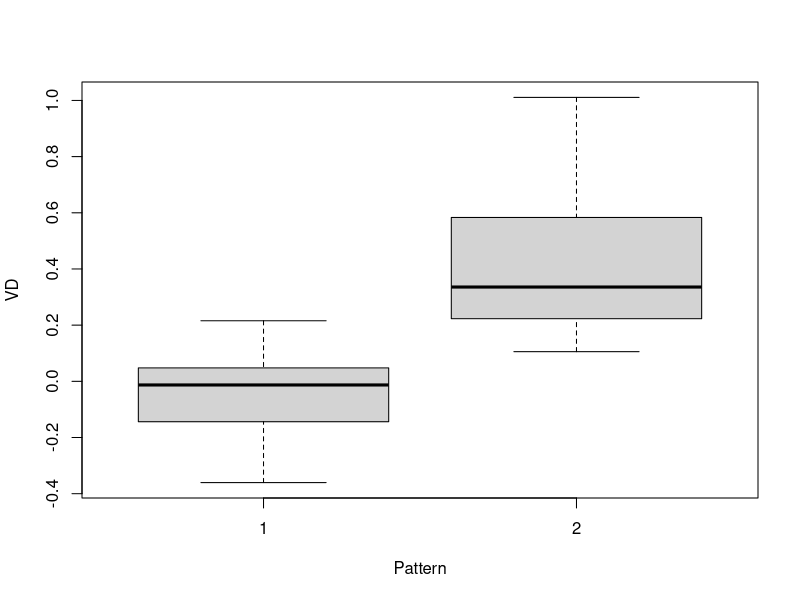
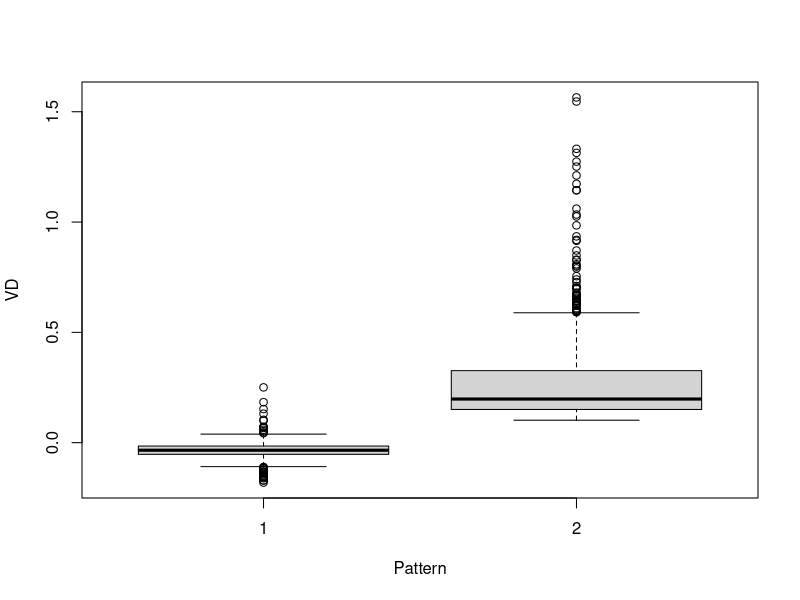

Generate these figures, in order, with R: (Note: this script raises an error after producing the figures.)
# 0 - Genereal Information ----

# Open data table
Data <- read.table("Res-AllTaps.txt", header=TRUE, dec=".", na.string="NaN")
head(Data)

# Define independent variables
Data$Group <- as.factor(as.character(Data$Group))
Data$Pattern <- as.factor(as.character(Data$Pattern))
Data$Sujet <- as.factor(as.character(Data$Sujet))

# Filter datatable to consider a subset of data
Data_PeriodicAlong <- subset(Data, (Pattern==1))
Data_PNS_AperiodicAlong <- subset(Data, (Pattern==1)&(Group==0))

# 1 - Generalized linear model ----

Data_subject <- subset(Data, (Data$Sujet==9))
VD <- Data_subject$RT

# Descriptive stats
boxplot(VD~Pattern, data=Data_subject)

# Linear model
M1 <- lm(VD~Pattern, data=Data_subject, na.action=na.exclude)
summary(M1)

# Contrast / Pairwise comparison
library(multcomp)
Contrast <- cbind(1,0)
Contrast <- rbind(Contrast, cbind(1,1))
Niveaux <- glht(M1, linfct=Contrast)
summary(Niveaux)

# 2 - Linear mixed model ----
Data_PNS <- subset(Data,(Data$Group==0))
VD <- Data_PNS$RT

# Descriptive stats
boxplot(VD~Pattern, data=Data_PNS)

# Mixed models
library(nlme)
M1 <- lme(VD~Pattern, random=~1|Sujet, data=Data_PNS, method="ML", na.action=na.exclude)
summary(M1)

# Contrasts / Pairwise comparison
Contrast <- cbind(1,0)
Contrast <- rbind(Contrast, cbind(1,1))
Niveaux <- glht(M1, linfct=Contrast)
summary(Niveaux)

Contrast <- cbind(0,1)
Niveaux <- glht(M1, linfct=Contrast)
summary(Niveaux)
